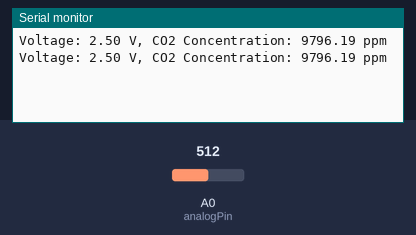
Bench run of a sketch on a simulated Arduino Uno, built with avr-gcc and run on an emulated ATmega328P. On the bench: the last lines printed to the serial monitor. The test bench sets the inputs (shaded band); at power-on: A0 (analogPin) = 512.

Above: at 1.8 s.
1.9 s: A0 (analogPin) set to 716
At 2.8 s:
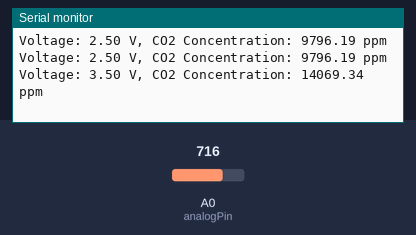
3.4 s: A0 (analogPin) set to 900
At 4.6 s:
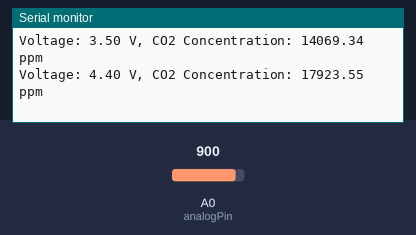
Timing chart, 0 to 6.4 s (numbered marks = the images above; inputs shaded):
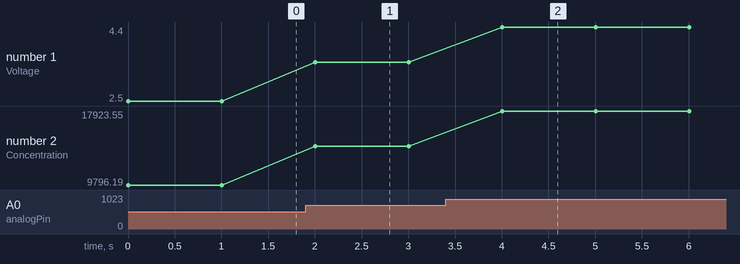

The sketch:

MG811_TestCalibration.ino
```cpp
// Define pin for the MG811 sensor
const int analogPin = A0;  // Analog pin connected to AOUT of the MG811

// Calibration constants (replace with your measured values)
float voltage400ppm = 0.31;  // Example voltage for 400 ppm (baseline in fresh air)
float voltage1000ppm = 0.45; // Example voltage for 1000 ppm (high CO2 environment)

// Calculate slope and intercept for the linear relationship
float slope = (1000.0 - 400.0) / (voltage1000ppm - voltage400ppm); // Δppm / Δvoltage
float intercept = 400.0 - slope * voltage400ppm;                  // Calculate intercept

void setup() {
  Serial.begin(9600);
  pinMode(analogPin, INPUT);
}

void loop() {
  // Read the analog value from the sensor
  int rawValue = analogRead(analogPin);

  // Convert to voltage (assuming 5V ADC and 10-bit resolution)
  float voltage = rawValue * (5.0 / 1023.0);

  // Calculate CO2 concentration using the calibration data
  float co2_concentration = slope * voltage + intercept;

  // Print values to Serial Monitor
  Serial.print("Voltage: ");
  Serial.print(voltage);
  Serial.print(" V, CO2 Concentration: ");
  Serial.print(co2_concentration);
  Serial.println(" ppm");

  // Delay for stability
  delay(1000);
}
```

Measured:
- after the input at 1.9 s, the serial monitor: prints a new line after 0.10 s (image 1)
- after the input at 3.4 s, the serial monitor: prints a new line after 0.61 s (image 2)
- plotted number 1: 2.5 → 3.5 after the input at 1.9 s, 3.5 → 4.4 after the input at 3.4 s
- plotted number 2: 9796.19 → 14069.34 after the input at 1.9 s, 14069.34 → 17923.55 after the input at 3.4 s
